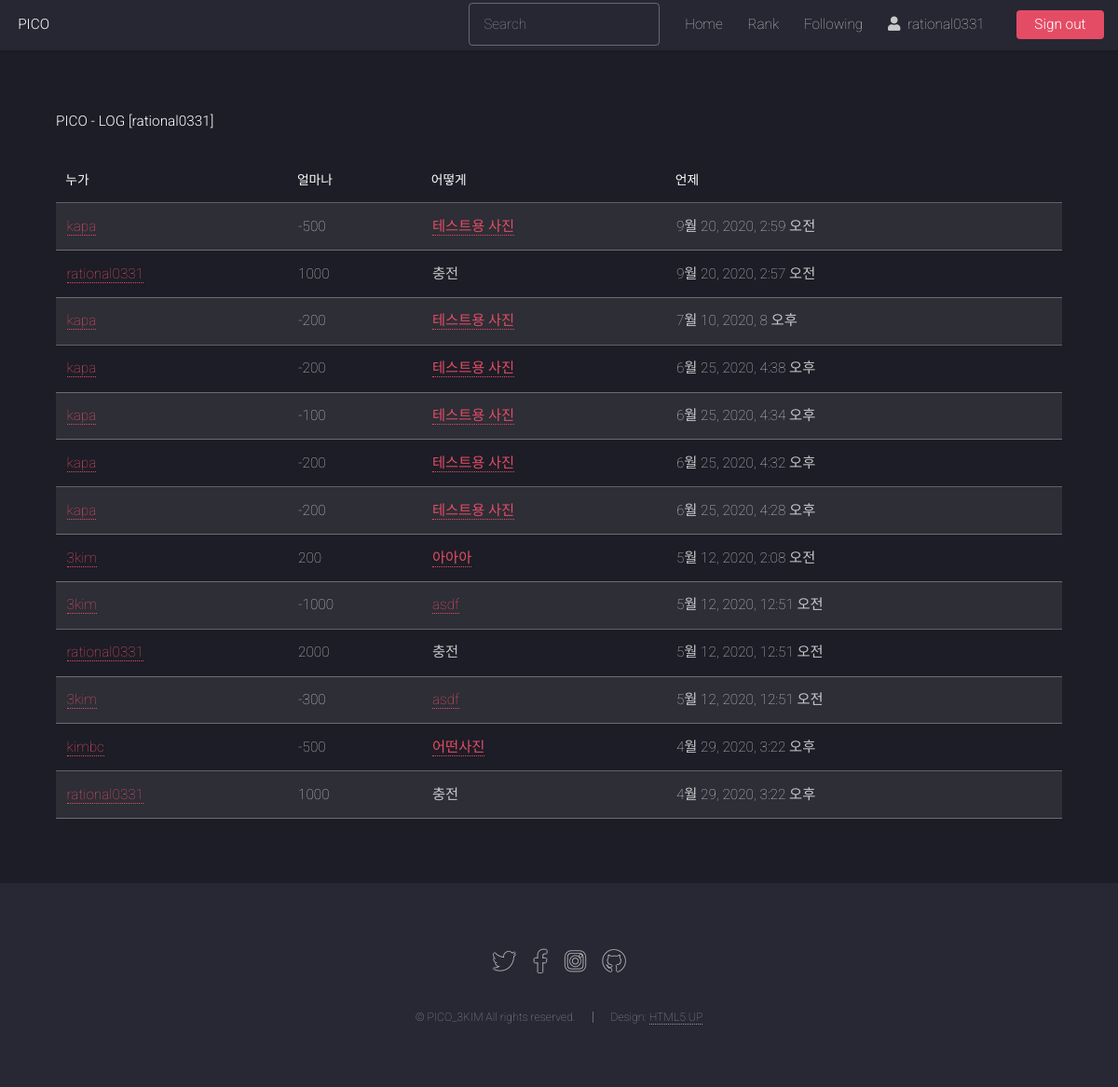
The page /log/user/rational0331 (signed in) on the database its author committed.
### core/models.py (models this page shows, shortened)
class ProfilePicoInfoLog(models.Model):
    profile = models.ForeignKey(Profile, on_delete=models.CASCADE, verbose_name='PROFILE')
    donator = models.ForeignKey(User, on_delete=models.DO_NOTHING, verbose_name='DONATOR', null=True)
    PICOIN = models.IntegerField(default=0, verbose_name='PICOIN')
    where = models.ForeignKey(Photo, on_delete=models.PROTECT, verbose_name='WHERE', null=True)
    donate_dt = models.DateTimeField('Donation Datetime', auto_now_add=True, null=True)
    class Meta:
        ordering = ('-donate_dt', )

### photo/models.py (models this page shows, shortened)
class Photo(models.Model):
    title = models.CharField('TITLE', max_length=30)
    description = models.TextField('Photo Description', blank=True)
    tags = TaggableManager(blank=True)
    PICOIN = models.PositiveIntegerField(default=0, verbose_name='PICOIN')
    image = models.ImageField('IMAGE', upload_to='SorlPhoto/%Y')
    upload_dt = models.DateTimeField('Upload Date', auto_now_add=True)
    owner = models.ForeignKey(User, on_delete=models.CASCADE, verbose_name='OWNER', blank=True, null=True)
    def __str__(self):
        return self.title

### core/views.py (the view)
# urls.py: path('log/user/<str:username>', MyPicoLog.as_view(), name='mypicolog'),
class MyPicoLog(LoginRequiredMixin, TemplateView):
    template_name = 'mypicolog.html'
    def get(self, request, username):
        user = None
        try:
            user = User.objects.get(username=username)
        except:
            raise Http404()
        if(request.user.username != username):
            return self.handle_no_permission()
        profile = user.profile
        logging = ProfilePicoInfoLog.objects.filter(profile=profile,)
        return render(request, 'mypicolog.html', {'object_list': logging})

### templates/mypicolog.html (shortened to what this page needs)
{% extends "base.html" %}
{% load widget_tweaks %}
{% block content %}
<h1>PICO - LOG [{{ request.user.username }}]</h1>
<br>
<table class="table table-bordered table-condensed table-striped">
    <thead>
        <tr class="table-primary">
            <th>누가</th>
            <th>얼마나</th>
            <th>어떻게</th>
            <th>언제</th>
        </tr>
    </thead>
    <tbody>
        {% for item in object_list %}
        <tr class="table-secondary">
            <td><a href="{% url 'profile' item.donator.username %}">{{ item.donator }}</a></td>
            <td>{{ item.PICOIN }}</td>
            {% if item.where %}
            <td><a href="{% url 'photo:photo_detail' item.where.id %}">{{ item.where }}</a></td>
            {% else %}
            <td>충전</td>
            {% endif %}
            <td>{{ item.donate_dt }}</td>
        </tr>
        {% endfor %}
    </tbody>
</table>
{% endblock %}

### templates/base.html (shortened to what this page needs)
{% load static %}
<!DOCTYPE HTML>
<html>
  <head>
    <link rel="stylesheet" href="{% static 'assets/css/main.css' %}" />
  </head>
	<body class="is-preload">
		<div id="page-wrapper">
      <header id="header">
        <h1 id="logo"><a href="{% url 'home' %}">PICO</a></h1>
        <nav id="nav">
          <ul>
            <li>
              <form action="{% url 'search' %}" method="GET">
                <input type="search" placeholder="Search" aria-label="Search" name="search_word" value="{{ search_word }}" required>
              </form>
            </li>
            <li><a href="{% url 'home' %}">Home</a></li>
            <li><a href="{% url 'photo:index' %}">Rank</a></li>
            <li><a href="{% url 'photo:follow' %}">Following</a></li>
            {% if user.is_active %}
              <li><a href="{% url 'profile' user.get_username %}"><i class="fas fa-user"></i>&ensp;{% firstof user.get_short_name user.get_username %}&ensp;</a></li>
              <li><a href="{% url 'logout' %}" class="button primary">Sign out</a></li>
            {% else %}
              <li><a href="{% url 'login' %}" class="button primary">Sign In</a></li>
            {% endif %}
          </ul>
        </nav>
      </header>
      <div id="main" class="wrapper style1">
        <div class="container">
          {% block content %}{% endblock %}
        </div>
      </div>
      <footer id="footer">
        <ul class="icons">
          <li><a href="#" class="icon brands alt fa-twitter"><span class="label">Twitter</span></a></li>
          <li><a href="#" class="icon brands alt fa-facebook-f"><span class="label">Facebook</span></a></li>
          <li><a href="#" class="icon brands alt fa-instagram"><span class="label">Instagram</span></a></li>
          <li><a href="#" class="icon brands alt fa-github"><span class="label">GitHub</span></a></li>
        </ul>
        <ul class="copyright">
          <li>&copy; PICO_3KIM All rights reserved.</li><li>Design: <a href="http://html5up.net">HTML5 UP</a></li>
        </ul>
      </footer>
    </div>
	</body>
</html>

### rows shown on the page
ProfilePicoInfoLog: donator "kapa", PICOIN "-500", where "테스트용 사진", donate_dt "9월 20, 2020, 2:59 오전"
ProfilePicoInfoLog: donator "rational0331", PICOIN "1000", shows "충전", donate_dt "9월 20, 2020, 2:57 오전"
ProfilePicoInfoLog: donator "kapa", PICOIN "-200", where "테스트용 사진", donate_dt "7월 10, 2020, 8 오후"
ProfilePicoInfoLog: donator "kapa", PICOIN "-200", where "테스트용 사진", donate_dt "6월 25, 2020, 4:38 오후"
ProfilePicoInfoLog: donator "kapa", PICOIN "-100", where "테스트용 사진", donate_dt "6월 25, 2020, 4:34 오후"
ProfilePicoInfoLog: donator "kapa", PICOIN "-200", where "테스트용 사진", donate_dt "6월 25, 2020, 4:32 오후"
ProfilePicoInfoLog: donator "kapa", PICOIN "-200", where "테스트용 사진", donate_dt "6월 25, 2020, 4:28 오후"
ProfilePicoInfoLog: donator "3kim", PICOIN "200", where "아아아", donate_dt "5월 12, 2020, 2:08 오전"
ProfilePicoInfoLog: donator "3kim", PICOIN "-1000", where "asdf", donate_dt "5월 12, 2020, 12:51 오전"
ProfilePicoInfoLog: donator "rational0331", PICOIN "2000", shows "충전", donate_dt "5월 12, 2020, 12:51 오전"
ProfilePicoInfoLog: donator "3kim", PICOIN "-300", where "asdf", donate_dt "5월 12, 2020, 12:51 오전"
ProfilePicoInfoLog: donator "kimbc", PICOIN "-500", where "어떤사진", donate_dt "4월 29, 2020, 3:22 오후"
ProfilePicoInfoLog: donator "rational0331", PICOIN "1000", shows "충전", donate_dt "4월 29, 2020, 3:22 오후"

### other values the page prints
{{ request.user.username }} "rational0331"
